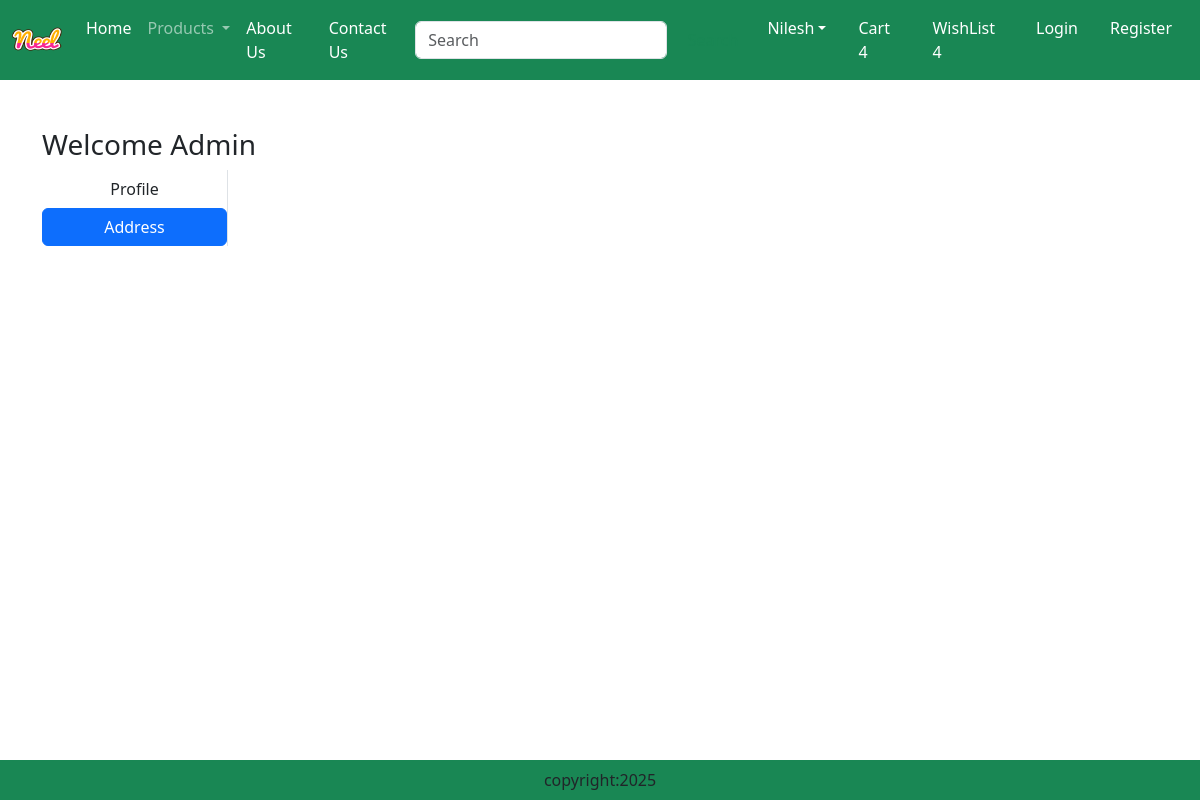
Page /address/ (signed in) on the earlier database version.
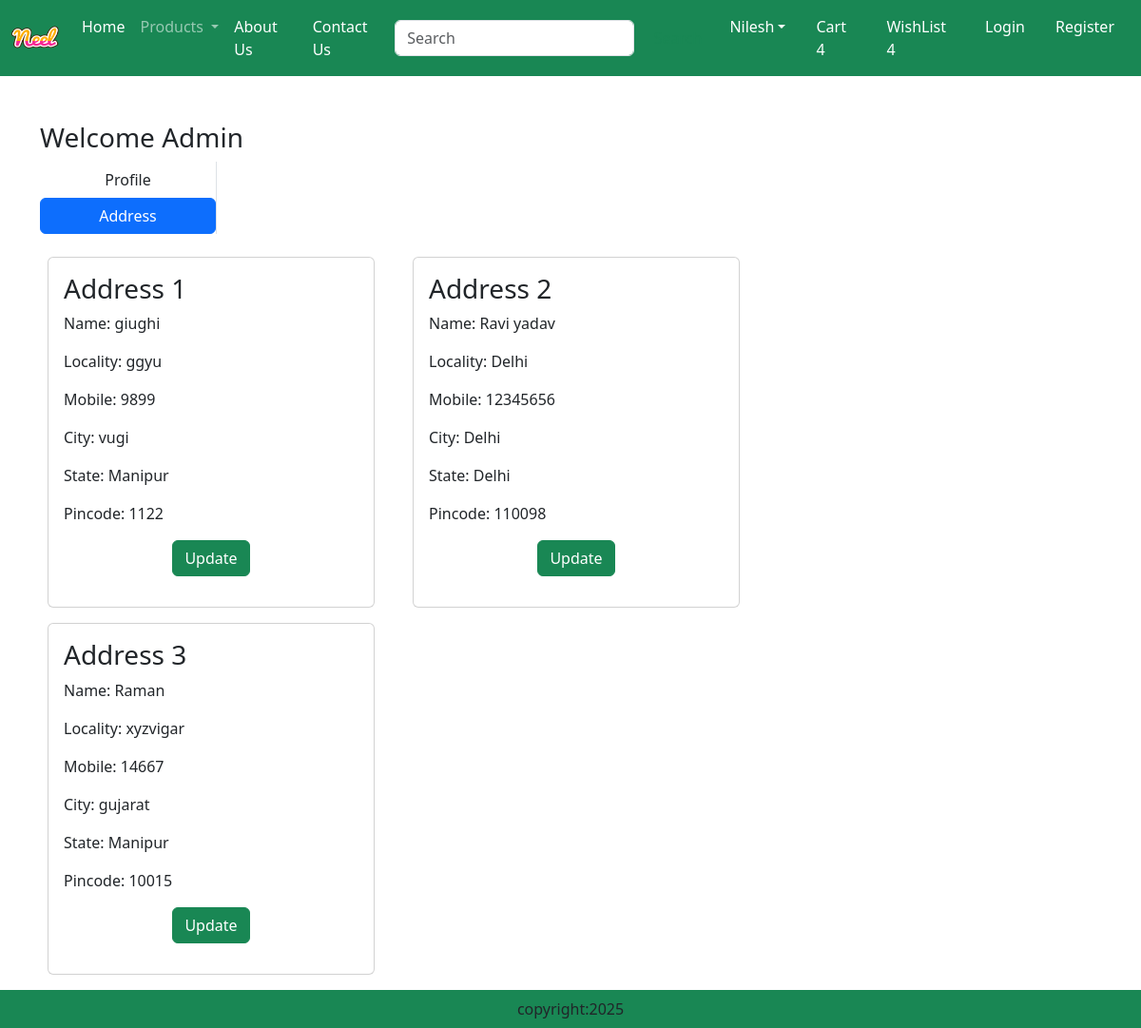
Same page on the later database version.
### app/models.py (models this page shows, shortened)
class Customer(models.Model):
    user = models.ForeignKey(User, on_delete=models.CASCADE)
    name = models.CharField(max_length=200)
    locality = models.CharField(max_length=200)
    city = models.CharField(max_length=50)
    mobile = models.IntegerField(default=0)
    zipcode = models.IntegerField()
    state = models.CharField(choices=STATE_CHOICES, max_length=100)

### app/views.py (the view)
# urls.py: path("address/",views.address,name="address"),
def address(request):
    add=Customer.objects.filter(user=request.user)
    return render(request,'app/address.html',locals())

### app/templates/app/address.html (shortened to what this page needs)
{% extends 'app/base.html' %}
{% load static %}
{% block main-content %}
<div class="container my-5">
    <div class="row">
        <h3>Welcome <span class="text-capitalize">{{ request.user }}</span></h3>
    </div>
    <div class="col-sm-2 border-end">
        <ul class="list-unstyled">
            <li class="d-grid"><a href="{% url 'profile' %}" class="btn ">Profile</a></li>
            <li class="d-grid"><a href="{% url 'address' %}" class="btn btn-primary">Address</a></li>
        </ul>
    </div>
     <div class="col-sm-8">
        <div class="row">
            {% for ad in add %}
            <div class="col-sm-6">
                <div class="card m-2">
                    <div class="card-body">
                        <h3>Address {{ forloop.counter }}</h3>
                        <p>Name: {{ ad.name }}</p>
                        <p>Locality: {{ ad.locality }}</p>
                        <p>Mobile: {{ ad.mobile }}</p>
                        <p>City: {{ ad.city }}</p>
                        <p>State: {{ ad.state }}</p>
                        <p>Pincode: {{ ad.zipcode }}</p>
                        <p class="text-center">
                            <a href="{% url 'updateAddress' pk=ad.id %}"
                        type="button" class="btn btn-success">Update</a>
                        </p>
                    </div>
                </div>
            </div>
            {% endfor %}
        </div>
     </div>
</div>
{% endblock main-content %}

### app/templates/app/base.html (shortened to what this page needs)
<!DOCTYPE html>
{% load static  %}
<html lang="en">
<head>
    <link href="https://cdn.jsdelivr.net/npm/bootstrap@5.3.3/dist/css/bootstrap.min.css" rel="stylesheet"
>
    <link rel="stylesheet" href="{% static 'app/css/owl.carousel.min.css' %}">
    <link rel="stylesheet" href="{% static 'app/css/all.min.css' %}">
    <link rel="stylesheet" href="{% static 'app/css/style.css' %}">
</head>
<body>
    <nav class="navbar navbar-expand-lg navbar-dark bg-success">
        <div class="container-fluid">
          <a class="navbar-brand" href="#">
            <img src="{% static 'app/images/Neel.png' %}"
             width="50" height="50" />
          </a>
          <div class="collapse navbar-collapse" id="navbarSupportedContent">
            <ul class="navbar-nav me-auto mb-2 mb-lg-0">
              <li class="nav-item">
                <a class="nav-link active" aria-current="page" href="/">Home</a>
              </li>
              <li class="nav-item dropdown">
                <a class="nav-link dropdown-toggle" href="#" role="button" data-bs-toggle="dropdown"
                  aria-expanded="false">
                  Products
                </a>
              </li>
              <li class="nav-item">
                <a class="nav-link text-white " href="{% url 'about' %}">About Us</a>
              </li>
              <li class="nav-item">
                <a class="nav-link text-white " href="{% url 'contact' %}">Contact Us</a>
              </li>
            </ul>
            <form class="d-flex" role="search">
              <input class="form-control me-2" type="search" placeholder="Search" aria-label="Search">
              <button class="btn btn-outline-success" type="submit">Search</button>
            </form>
          </div>
          <ul class="navbar-nav me-auto mb-2 mb-lg-0 ">
            <li class="nav-item dropdowm mx-2">
              <a class="nav-link dropdown-toggle text-white" href="#"
              id="profileDropdown" role="button" data-bs-toggle="dropdown"
              aria-expanded="false">Nilesh</a>
            </li>
            <li class="nav-item mx-2">
              <a href="#" class="nav-link text-white">Cart 4</a>
            </li>
            <li class="nav-item mx-2">
              <a href="#" class="nav-link text-white">WishList 4</a>
            </li>
            <li class="nav-item mx-2">
              <a href="{% url 'login' %}" class="nav-link text-white">Login </a>
            </li>
            <li class="nav-item mx-2">
              <a href="{% url 'customerregistration' %}" class="nav-link text-white">Register </a>
            </li>
          </ul>
        </div>
      </nav>
     {% block main-content %} {% endblock main-content %}
     <footer class="container-fluid fixed-bottom bg-success text-center p-2 mt-5">
        copyright:2025
     </footer>
</body>
</html>

Differences in the rows shown:
added Customer: name "giughi", locality "ggyu", mobile "9899", city "vugi", state "Manipur", zipcode "1122"
added Customer: name "Ravi yadav", locality "Delhi", mobile "12345656", city "Delhi", state "Delhi", zipcode "110098"
added Customer: name "Raman", locality "xyzvigar", mobile "14667", city "gujarat", state "Manipur", zipcode "10015"
